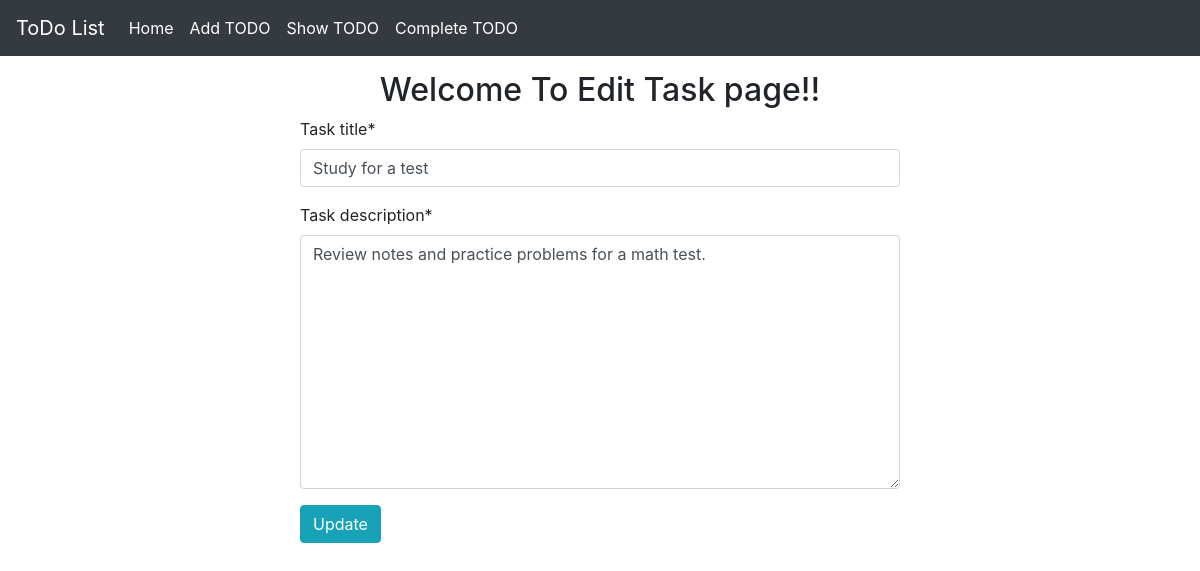
Page /edit_task/4 on the committed database.
### todo_app/models.py (models this page shows)
class TaskModel(models.Model):
    id = models.IntegerField(primary_key=True)
    task_title = models.CharField(max_length = 30)
    task_description = models.TextField()
    is_completed = models.BooleanField(default = False)
    class Meta:
        ordering = ['id']

### todo_app/views.py (the view)
# urls.py: path('edit_task/<int:id>', edit_task, name='edit_task'),
def edit_task(request, id):
    task = TaskModel.objects.get(pk=id)
    form = TaskForm(instance = task)
    if request.method == 'POST':
        form = TaskForm(request.POST, instance=task)
        if form.is_valid():
            form.save()
            return redirect('show_tasks')
    return render(request, 'edit_task.html', {'task': form})

### todo_app/forms.py
class TaskForm(forms.ModelForm):
    class Meta:
        model = TaskModel
        fields = ['task_title', 'task_description']

### todo_app/templates/edit_task.html (shortened to what this page needs)
{% extends 'base.html' %}
{% load crispy_forms_tags %}
{% block content %}
    <div style="width: 50%; margin: auto;">
        <h2 style="text-align: center; margin-top: 15px;">Welcome To Edit Task page!!</h2>
        <form method="POST">
            {{task|crispy}}
            <button class="btn btn-info" type="submit" >Update</button>
        </form>
    </div>
{% endblock %}

### rows in the picture
TaskModel: task_title "Study for a test", task_description "Review notes and practice problems for a math test."
